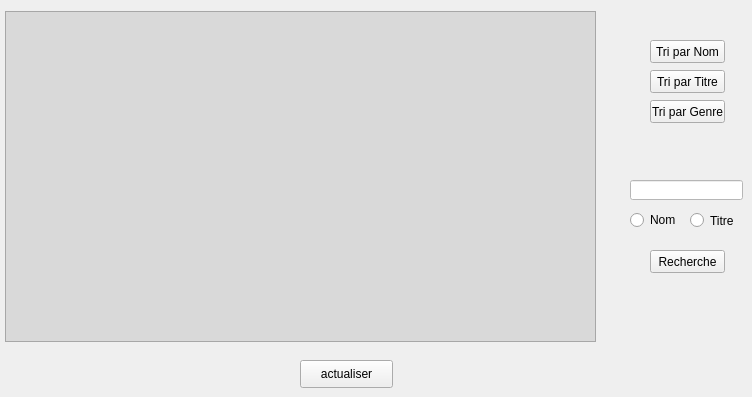
     <widget class="QWidget" name="tab_23">
      <attribute name="title">
       <string>affichage</string>
      </attribute>
      <widget class="QTableView" name="tab_musique_2">
       <property name="geometry">
        <rect>
         <x>5</x>
         <y>11</y>
         <width>591</width>
         <height>331</height>
        </rect>
       </property>
       <property name="styleSheet">
        <string notr="true">
background-color: rgb(217, 217, 217);</string>
       </property>
      </widget>
      <widget class="QPushButton" name="push_TriNom">
       <property name="geometry">
        <rect>
         <x>650</x>
         <y>40</y>
         <width>75</width>
         <height>23</height>
        </rect>
       </property>
       <property name="text">
        <string>Tri par Nom</string>
       </property>
      </widget>
      <widget class="QPushButton" name="push_TriTitre">
       <property name="geometry">
        <rect>
         <x>650</x>
         <y>70</y>
         <width>75</width>
         <height>23</height>
        </rect>
       </property>
       <property name="text">
        <string>Tri par Titre</string>
       </property>
      </widget>
      <widget class="QPushButton" name="psuh_TriGenre">
       <property name="geometry">
        <rect>
         <x>650</x>
         <y>100</y>
         <width>75</width>
         <height>23</height>
        </rect>
       </property>
       <property name="text">
        <string>Tri par Genre</string>
       </property>
      </widget>
      <widget class="QPushButton" name="psuh_recherche">
       <property name="geometry">
        <rect>
         <x>650</x>
         <y>250</y>
         <width>75</width>
         <height>23</height>
        </rect>
       </property>
       <property name="text">
        <string>Recherche</string>
       </property>
      </widget>
      <widget class="QLineEdit" name="lineEdit_recherche">
       <property name="geometry">
        <rect>
         <x>630</x>
         <y>180</y>
         <width>113</width>
         <height>20</height>
        </rect>
       </property>
       <property name="styleSheet">
        <string notr="true">background-color: rgb(255, 255, 255);</string>
       </property>
      </widget>
      <widget class="QRadioButton" name="rad_Nom">
       <property name="geometry">
        <rect>
         <x>630</x>
         <y>210</y>
         <width>51</width>
         <height>20</height>
        </rect>
       </property>
       <property name="styleSheet">
        <string notr="true"/>
       </property>
       <property name="text">
        <string>Nom</string>
       </property>
      </widget>
      <widget class="QRadioButton" name="rad_Titre">
       <property name="geometry">
        <rect>
         <x>690</x>
         <y>210</y>
         <width>51</width>
         <height>21</height>
        </rect>
       </property>
       <property name="styleSheet">
        <string notr="true"/>
       </property>
       <property name="text">
        <string>Titre</string>
       </property>
      </widget>
      <widget class="QPushButton" name="pushButton_25">
       <property name="geometry">
        <rect>
         <x>300</x>
         <y>360</y>
         <width>93</width>
         <height>28</height>
        </rect>
       </property>
       <property name="text">
        <string>actualiser</string>
       </property>
      </widget>
     </widget>
